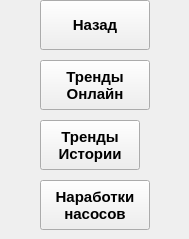
     <widget class="QWidget" name="Settings_Tracking_Buttons_page">
      <widget class="QLabel" name="return_to_settings_main_buttons_icon_label">
       <property name="geometry">
        <rect>
         <x>0</x>
         <y>0</y>
         <width>40</width>
         <height>50</height>
        </rect>
       </property>
       <property name="text">
        <string/>
       </property>
      </widget>
      <widget class="QPushButton" name="return_to_settings_main_buttons_pushButton">
       <property name="geometry">
        <rect>
         <x>40</x>
         <y>0</y>
         <width>110</width>
         <height>50</height>
        </rect>
       </property>
       <property name="font">
        <font>
         <family>Arial</family>
         <pointsize>11</pointsize>
         <weight>75</weight>
         <bold>true</bold>
        </font>
       </property>
       <property name="text">
        <string>Назад</string>
       </property>
      </widget>
      <widget class="QLabel" name="go_to_tracking_trends_online_page_icon_label_1">
       <property name="geometry">
        <rect>
         <x>0</x>
         <y>60</y>
         <width>40</width>
         <height>50</height>
        </rect>
       </property>
       <property name="text">
        <string/>
       </property>
      </widget>
      <widget class="QPushButton" name="go_to_tracking_trends_online_page_pushButton">
       <property name="geometry">
        <rect>
         <x>40</x>
         <y>60</y>
         <width>110</width>
         <height>50</height>
        </rect>
       </property>
       <property name="font">
        <font>
         <family>Arial</family>
         <pointsize>11</pointsize>
         <weight>75</weight>
         <bold>true</bold>
        </font>
       </property>
       <property name="text">
        <string>Тренды
Онлайн</string>
       </property>
      </widget>
      <widget class="QLabel" name="go_to_tracking_pumps_developments_page_icon_label_2">
       <property name="geometry">
        <rect>
         <x>150</x>
         <y>180</y>
         <width>30</width>
         <height>50</height>
        </rect>
       </property>
       <property name="text">
        <string/>
       </property>
      </widget>
      <widget class="QLabel" name="go_to_tracking_trends_online_page_icon_label_2">
       <property name="geometry">
        <rect>
         <x>150</x>
         <y>60</y>
         <width>30</width>
         <height>50</height>
        </rect>
       </property>
       <property name="text">
        <string/>
       </property>
      </widget>
      <widget class="QPushButton" name="go_to_tracking_pumps_developments_page_pushButton">
       <property name="geometry">
        <rect>
         <x>40</x>
         <y>180</y>
         <width>110</width>
         <height>50</height>
        </rect>
       </property>
       <property name="font">
        <font>
         <family>Arial</family>
         <pointsize>11</pointsize>
         <weight>75</weight>
         <bold>true</bold>
        </font>
       </property>
       <property name="text">
        <string>Наработки
насосов</string>
       </property>
      </widget>
      <widget class="QLabel" name="go_to_tracking_pumps_developments_page_icon_label_1">
       <property name="geometry">
        <rect>
         <x>0</x>
         <y>180</y>
         <width>40</width>
         <height>50</height>
        </rect>
       </property>
       <property name="text">
        <string/>
       </property>
      </widget>
      <widget class="QPushButton" name="go_to_tracking_trends_history_page_pushButton">
       <property name="geometry">
        <rect>
         <x>40</x>
         <y>120</y>
         <width>100</width>
         <height>50</height>
        </rect>
       </property>
       <property name="font">
        <font>
         <family>Arial</family>
         <pointsize>11</pointsize>
         <weight>75</weight>
         <bold>true</bold>
        </font>
       </property>
       <property name="text">
        <string>Тренды
Истории</string>
       </property>
      </widget>
      <widget class="QLabel" name="go_to_tracking_trends_history_page_icon_label_1">
       <property name="geometry">
        <rect>
         <x>0</x>
         <y>120</y>
         <width>40</width>
         <height>50</height>
        </rect>
       </property>
       <property name="text">
        <string/>
       </property>
      </widget>
      <widget class="QLabel" name="go_to_tracking_trends_history_page_icon_label_2">
       <property name="geometry">
        <rect>
         <x>140</x>
         <y>120</y>
         <width>40</width>
         <height>50</height>
        </rect>
       </property>
       <property name="text">
        <string/>
       </property>
      </widget>
     </widget>
